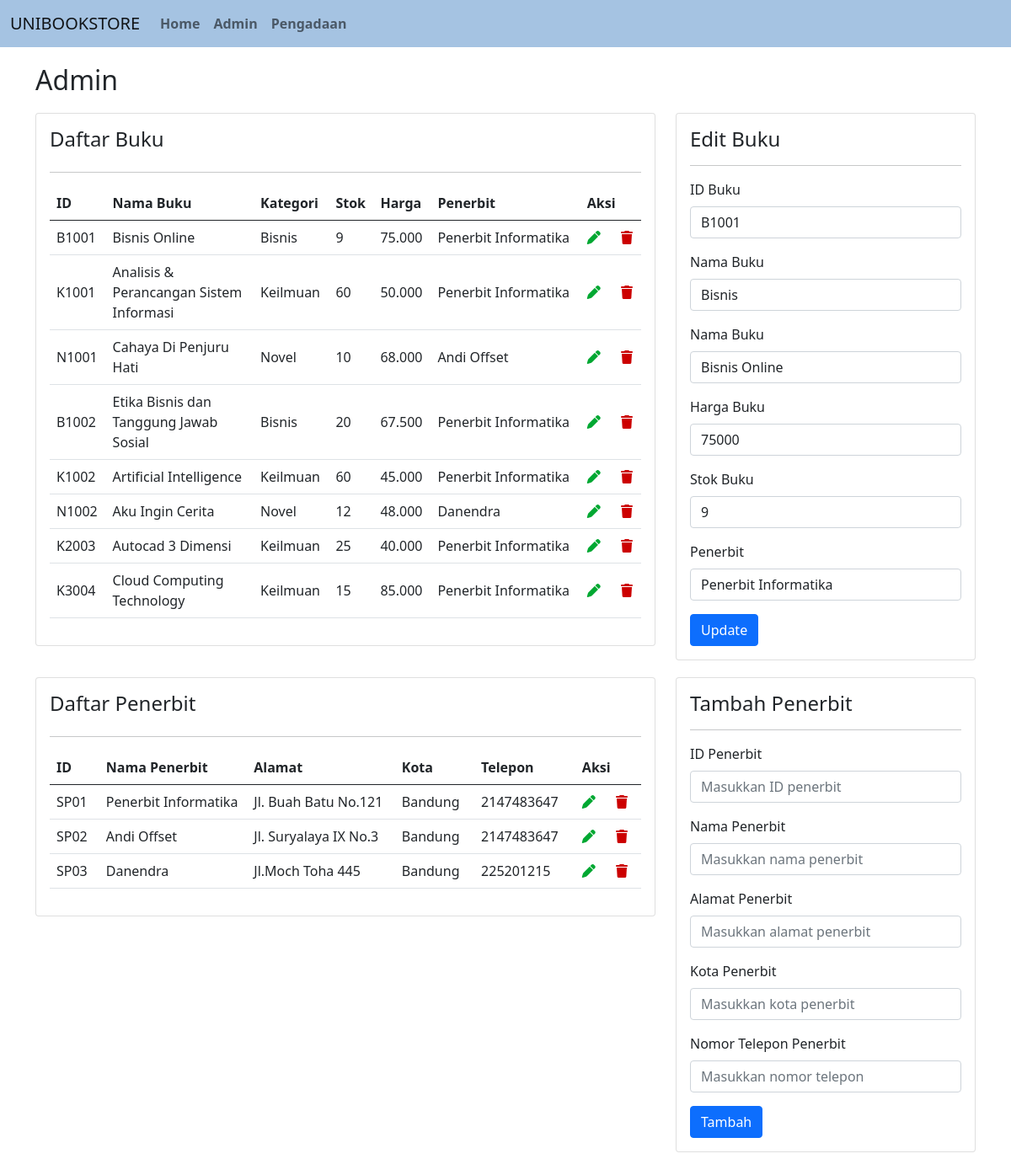
Page /admin.php?edit_data_buku=B1001 on the committed database.
### tables this page shows
CREATE TABLE `buku` (
  `id` VARCHAR(255) NOT NULL,
  `kategori` VARCHAR(255) NOT NULL,
  `nama_buku` VARCHAR(500) NOT NULL,
  `harga` INT(11) NOT NULL,
  `stok` INT(11) NOT NULL,
  `penerbit` VARCHAR(255) DEFAULT NULL,
  PRIMARY KEY (`id`),
  KEY `penerbit` (`penerbit`),
  CONSTRAINT `fk_buku_penerbit` FOREIGN KEY (`penerbit`) REFERENCES `penerbit`(`id`) ON DELETE CASCADE ON UPDATE CASCADE
);

CREATE TABLE `penerbit` (
  `id` VARCHAR(255) NOT NULL,
  `nama_penerbit` VARCHAR(500) NOT NULL,
  `alamat` VARCHAR(500) NOT NULL,
  `kota` VARCHAR(255) NOT NULL,
  `telepon` INT(11) NOT NULL,
  PRIMARY KEY (`id`)
);

### admin.php (the view, shortened to what this page needs)
<?php
include "config/database.php";
$edit_buku = null;
$edit_penerbit = null;
$penerbit_array = [];
$stmt_penerbit = $db->query("SELECT * FROM penerbit ORDER BY nama_penerbit ASC");
while ($row = $stmt_penerbit->fetch_assoc()) {
    $penerbit_array[] = $row;
}
if (isset($_GET['edit_data_buku'])) {
    $id = $_GET['edit_data_buku'];
    $stmt = $db->prepare("SELECT * FROM buku WHERE id=?");
    $stmt->bind_param("s", $id);
    $stmt->execute();
    $result = $stmt->get_result();
    $edit_buku = $result->fetch_assoc();
}
$stmt_buku = $db->query("SELECT buku.*, penerbit.nama_penerbit FROM buku
                          LEFT JOIN penerbit ON buku.penerbit = penerbit.id
                          ORDER BY CAST(SUBSTR(buku.id, 2) AS UNSIGNED) ASC");
$stmt_penerbit = $db->query("SELECT * FROM penerbit ORDER BY CAST(SUBSTR(id, 2) AS UNSIGNED) ASC");
?>
<!DOCTYPE html>
<html lang="en">
<head>
    <link rel="stylesheet" href="https://cdnjs.cloudflare.com/ajax/libs/font-awesome/6.5.1/css/all.min.css">
    <link rel="stylesheet" href="asset/style.css">
</head>
<body>
    <section class="section-buku">
        <div class="container">
            <h2 class="admin">Admin</h2>
            <div class="row">
                <div class="col-md-8 mb-3">
                    <div class="card">
                        <div class="card-body">
                            <h4 class="card-title mb-4">Daftar Buku</h4>
                            <hr>
                            <table class="table align-middle">
                                <colgroup>
                                    <col class="w-10">
                                    <col class="w-25">
                                    <col class="w-20">
                                    <col class="w-10">
                                    <col class="w-10">
                                    <col class="w-15">
                                    <col class="w-10">
                                </colgroup>
                                <thead>
                                    <tr>
                                        <th>ID</th>
                                        <th>Nama Buku</th>
                                        <th>Kategori</th>
                                        <th>Stok</th>
                                        <th>Harga</th>
                                        <th>Penerbit</th>
                                        <th>Aksi</th>
                                    </tr>
                                </thead>
                                <tbody>
                                    <?php while ($row = $stmt_buku->fetch_assoc()): ?>
                                    <tr>
                                        <td><?php echo $row['id']; ?></td>
                                        <td><?php echo $row['nama_buku']; ?></td>
                                        <td><?php echo $row['kategori']; ?></td>
                                        <td><?php echo $row['stok']; ?></td>
                                        <td><?php echo number_format($row['harga'], 0, ',', '.'); ?></td>
                                        <td><?php echo $row['nama_penerbit']; ?></td>
                                        <td>
                                            <a href="admin.php?edit_data_buku=<?php echo $row['id']; ?>"><i class="fa-solid fa-pen" style="color: #00a832; margin-right: 20px;"></i></a>
                                            <a href="controller/delete_data.php?id=<?php echo $row['id']; ?>&table=buku" onclick="return confirm('Apakah kamu yakin ingin menghapus data ini? Data yang telah dihapus tidak dapat dikembalikan.');">
                                                <i class="fa-solid fa-trash" style="color: #cc0000;"></i>
                                            </a>
                                        </td>
                                    </tr>
                                    <?php endwhile; ?>
                                </tbody>
                            </table>
                        </div>
                    </div>
                </div>
                <div class="col-md-4">
                    <div class="card">
                        <div class="card-body">
                            <h4 class="card-title"><?php echo $edit_buku ? 'Edit Buku' : 'Tambah Buku'; ?></h4>
                            <hr>
                            <form action="controller/kelola_buku.php" method="POST">
                                <div class="mb-3">
                                    <label for="id" class="form-label">ID Buku</label>
                                    <input type="text" class="form-control" name="id" id="id" placeholder="Masukkan id buku" value="<?php echo isset($edit_buku['id']) ? htmlspecialchars($edit_buku['id']) : ''; ?>" required>
                                </div>
                                <div class="mb-3">
                                    <label for="kategori" class="form-label">Nama Buku</label>
                                    <input type="text" class="form-control" name="kategori" id="kategori" placeholder="Masukkan kategori buku" value="<?php echo isset($edit_buku['nama_buku']) ? htmlspecialchars($edit_buku['kategori']) : ''; ?>" required>
                                </div>
                                <div class="mb-3">
                                    <label for="nama_buku" class="form-label">Nama Buku</label>
                                    <input type="text" class="form-control" name="nama_buku" id="nama_buku" placeholder="Masukkan nama buku" value="<?php echo isset($edit_buku['nama_buku']) ? htmlspecialchars($edit_buku['nama_buku']) : ''; ?>" required>
                                </div>
                                <div class="mb-3">
                                    <label for="harga" class="form-label">Harga Buku</label>
                                    <input type="number" class="form-control" name="harga" id="harga" placeholder="Masukkan harga buku" value="<?php echo isset($edit_buku['harga']) ? htmlspecialchars($edit_buku['harga']) : ''; ?>" required min="0" step="1">
                                </div>
                                <div class="mb-3">
                                    <label for="stok" class="form-label">Stok Buku</label>
                                    <input type="number" class="form-control" name="stok" id="stok" placeholder="Masukkan stok buku" value="<?php echo isset($edit_buku['stok']) ? htmlspecialchars($edit_buku['stok']) : ''; ?>" required min="0" step="1">
                                </div>
                                <div class="mb-3">
                                    <label for="penerbit" class="form-label">Penerbit</label>
                                    <select class="form-control" name="penerbit" id="penerbit" required>
                                        <?php foreach ($penerbit_array as $penerbitItem): ?>
                                            <option value="<?php echo htmlspecialchars($penerbitItem['id']); ?>"
                                                <?php
                                                    if (isset($edit_buku['penerbit']) && $edit_buku['penerbit'] === $penerbitItem['id']) {
                                                        echo 'selected';
                                                    }
                                                ?>>
                                                <?php echo htmlspecialchars($penerbitItem['nama_penerbit']); ?>
                                            </option>
                                        <?php endforeach; ?>
                                    </select>
                                </div>
                                <button type="submit" class="btn btn-primary"><?php echo isset($edit_buku) ? 'Update' : 'Tambah'; ?></button>
                            </form>
                        </div>
                    </div>
                </div>
            </div>
        </div>
    </section>
    <section class="section-penerbit" style="margin-bottom: 40px;">
        <div class="container">
            <div class="row">
                <div class="col-md-8 mb-3">
                    <div class="card">
                        <div class="card-body">
                            <h4 class="card-title mb-4">Daftar Penerbit</h4>
                            <hr>
                            <table class="table align-middle">
                                <colgroup>
                                    <col class="w-10">
                                    <col class="w-25">
                                    <col class="w-25">
                                    <col class="w-10">
                                    <col class="w-10">
                                    <col class="w-10">
                                </colgroup>
                                <thead>
                                    <tr>
                                        <th>ID</th>
                                        <th>Nama Penerbit</th>
                                        <th>Alamat</th>
                                        <th>Kota</th>
                                        <th>Telepon</th>
                                        <th>Aksi</th>
                                    </tr>
                                </thead>
                                <tbody>
                                    <?php while ($row = $stmt_penerbit->fetch_assoc()): ?>
                                    <tr>
                                        <td><?php echo $row['id']; ?></td>
                                        <td><?php echo $row['nama_penerbit']; ?></td>
                                        <td><?php echo $row['alamat']; ?></td>
                                        <td><?php echo $row['kota']; ?></td>
                                        <td><?php echo $row['telepon']; ?></td>
                                        <td>
                                            <a href="admin.php?edit_data_penerbit=<?php echo $row['id']; ?>#form-penerbit"><i class="fa-solid fa-pen" style="color: #00a832; margin-right: 20px;"></i></a>
                                            <a href="controller/delete_data.php?id=<?php echo $row['id']; ?>&table=penerbit#form-penerbit" onclick="return confirm('Apakah kamu yakin ingin menghapus data ini? Data yang telah dihapus tidak dapat dikembalikan.');">
                                                <i class="fa-solid fa-trash" style="color: #cc0000;"></i>
                                            </a>
                                        </td>
                                    </tr>
                                    <?php endwhile; ?>
                                </tbody>
                            </table>
                        </div>
                    </div>
                </div>
                <div class="col-md-4">
                    <div class="card">
                        <div class="card-body">
                            <h4 class="card-title"><?php echo $edit_penerbit ? 'Edit Penerbit' : 'Tambah Penerbit'; ?></h4>
                            <hr>
                            <form id="form-penerbit" action="controller/kelola_penerbit.php" method="POST">
                            <div class="mb-3">
                                    <label for="id" class="form-label">ID Penerbit</label>
                                    <input type="text" class="form-control" name="id" id="id" placeholder="Masukkan ID penerbit"
                                        value="<?php echo isset($edit_penerbit['id']) ? htmlspecialchars($edit_penerbit['id']) : ''; ?>"
                                        required <?php echo isset($edit_penerbit['id']) ? 'readonly' : ''; ?>>
                                </div>
                                <div class="mb-3">
                                    <label for="nama_penerbit" class="form-label">Nama Penerbit</label>
                                    <input type="text" class="form-control" name="nama_penerbit" id="nama_penerbit" placeholder="Masukkan nama penerbit" value="<?php echo isset($edit_penerbit['nama_penerbit']) ? htmlspecialchars($edit_penerbit['nama_penerbit']) : ''; ?>" required>
                                </div>
                                <div class="mb-3">
                                    <label for="alamat" class="form-label">Alamat Penerbit</label>
                                    <input type="text" class="form-control" name="alamat" id="alamat" placeholder="Masukkan alamat penerbit" value="<?php echo isset($edit_penerbit['alamat']) ? htmlspecialchars($edit_penerbit['alamat']) : ''; ?>" required>
                                </div>
                                <div class="mb-3">
                                    <label for="kota" class="form-label">Kota Penerbit</label>
                                    <input type="text" class="form-control" name="kota" id="kota" placeholder="Masukkan kota penerbit" value="<?php echo isset($edit_penerbit['kota']) ? htmlspecialchars($edit_penerbit['kota']) : ''; ?>" required>
                                </div>
                                <div class="mb-3">
                                    <label for="telepon" class="form-label">Nomor Telepon Penerbit</label>
                                    <input type="number" class="form-control" name="telepon" id="telepon" placeholder="Masukkan nomor telepon" value="<?php echo isset($edit_penerbit['telepon']) ? htmlspecialchars($edit_penerbit['telepon']) : ''; ?>" required min="0" step="1">
                                </div>
                                <button type="submit" class="btn btn-primary"><?php echo isset($edit_penerbit) ? 'Update' : 'Tambah'; ?></button>
                            </form>
                        </div>
                    </div>
                </div>
            </div>
        </div>
    </section>
</body>
</html>

### asset/style.css (style rules this page uses)
.container { margin-top: 20px; }
.admin, .home, .pengadaan { margin-bottom: 20px; }
.custom-navbar { background-color: #a5c3e2; }
.nav-item .nav-link { font-weight: 600; }

### rows in the picture
buku: id "B1001", nama_buku "Bisnis Online", kategori "Bisnis", stok "9", harga "75.000", penerbit.nama_penerbit "Penerbit Informatika", harga "75000", penerbit "Penerbit Informatika"
buku: id "K1001", nama_buku "Analisis & Perancangan Sistem Informasi", kategori "Keilmuan", stok "60", harga "50.000", penerbit.nama_penerbit "Penerbit Informatika"
buku: id "N1001", nama_buku "Cahaya Di Penjuru Hati", kategori "Novel", stok "10", harga "68.000", penerbit.nama_penerbit "Andi Offset"
buku: id "B1002", nama_buku "Etika Bisnis dan Tanggung Jawab Sosial", kategori "Bisnis", stok "20", harga "67.500", penerbit.nama_penerbit "Penerbit Informatika"
buku: id "K1002", nama_buku "Artificial Intelligence", kategori "Keilmuan", stok "60", harga "45.000", penerbit.nama_penerbit "Penerbit Informatika"
buku: id "N1002", nama_buku "Aku Ingin Cerita", kategori "Novel", stok "12", harga "48.000", penerbit.nama_penerbit "Danendra"
buku: id "K2003", nama_buku "Autocad 3 Dimensi", kategori "Keilmuan", stok "25", harga "40.000", penerbit.nama_penerbit "Penerbit Informatika"
buku: id "K3004", nama_buku "Cloud Computing Technology", kategori "Keilmuan", stok "15", harga "85.000", penerbit.nama_penerbit "Penerbit Informatika"
penerbit: id "SP01", nama_penerbit "Penerbit Informatika", alamat "Jl. Buah Batu No.121", kota "Bandung", telepon "2147483647"
penerbit: id "SP02", nama_penerbit "Andi Offset", alamat "Jl. Suryalaya IX No.3", kota "Bandung", telepon "2147483647"
penerbit: id "SP03", nama_penerbit "Danendra", alamat "Jl.Moch Toha 445", kota "Bandung", telepon "225201215"
